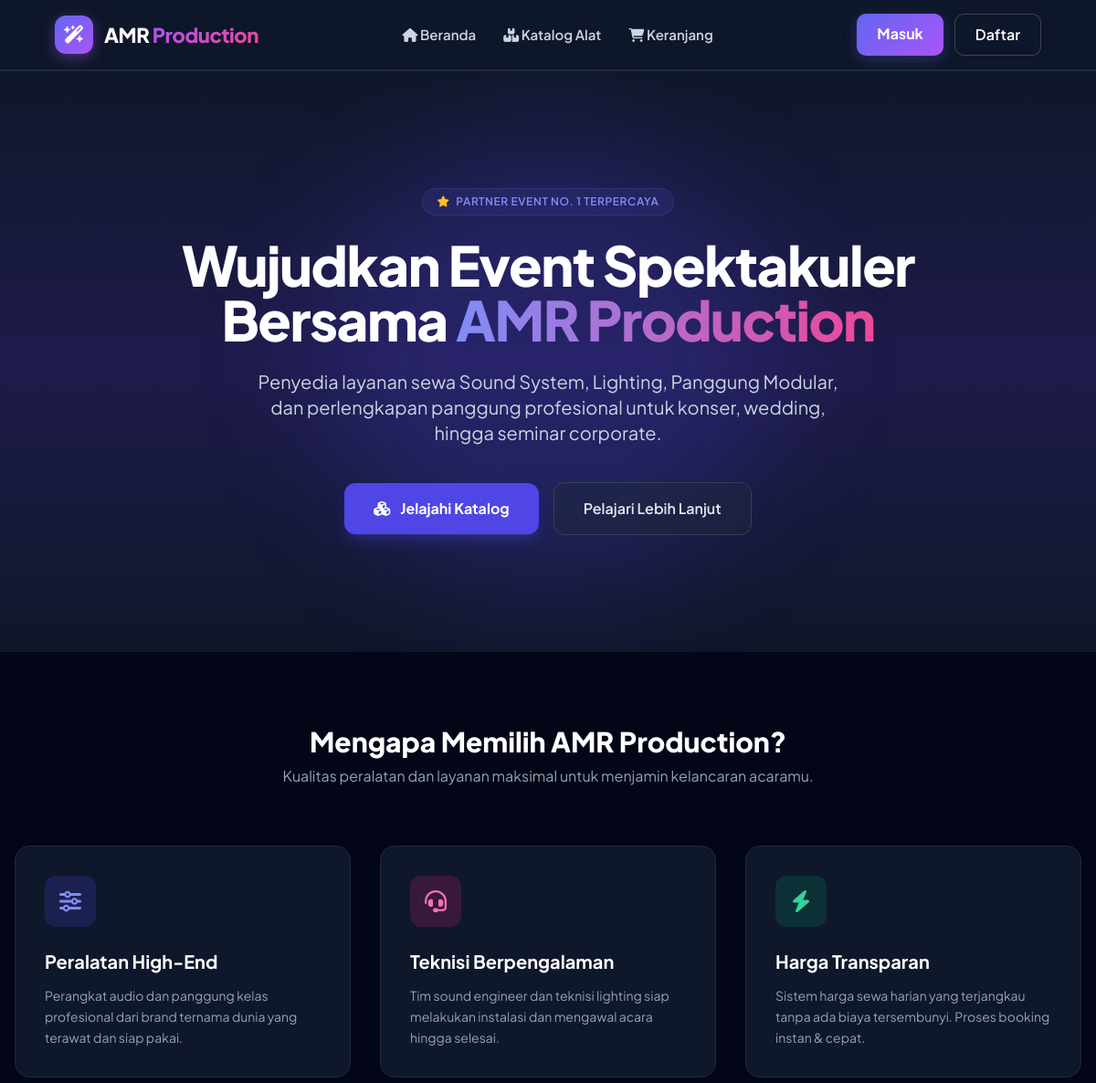
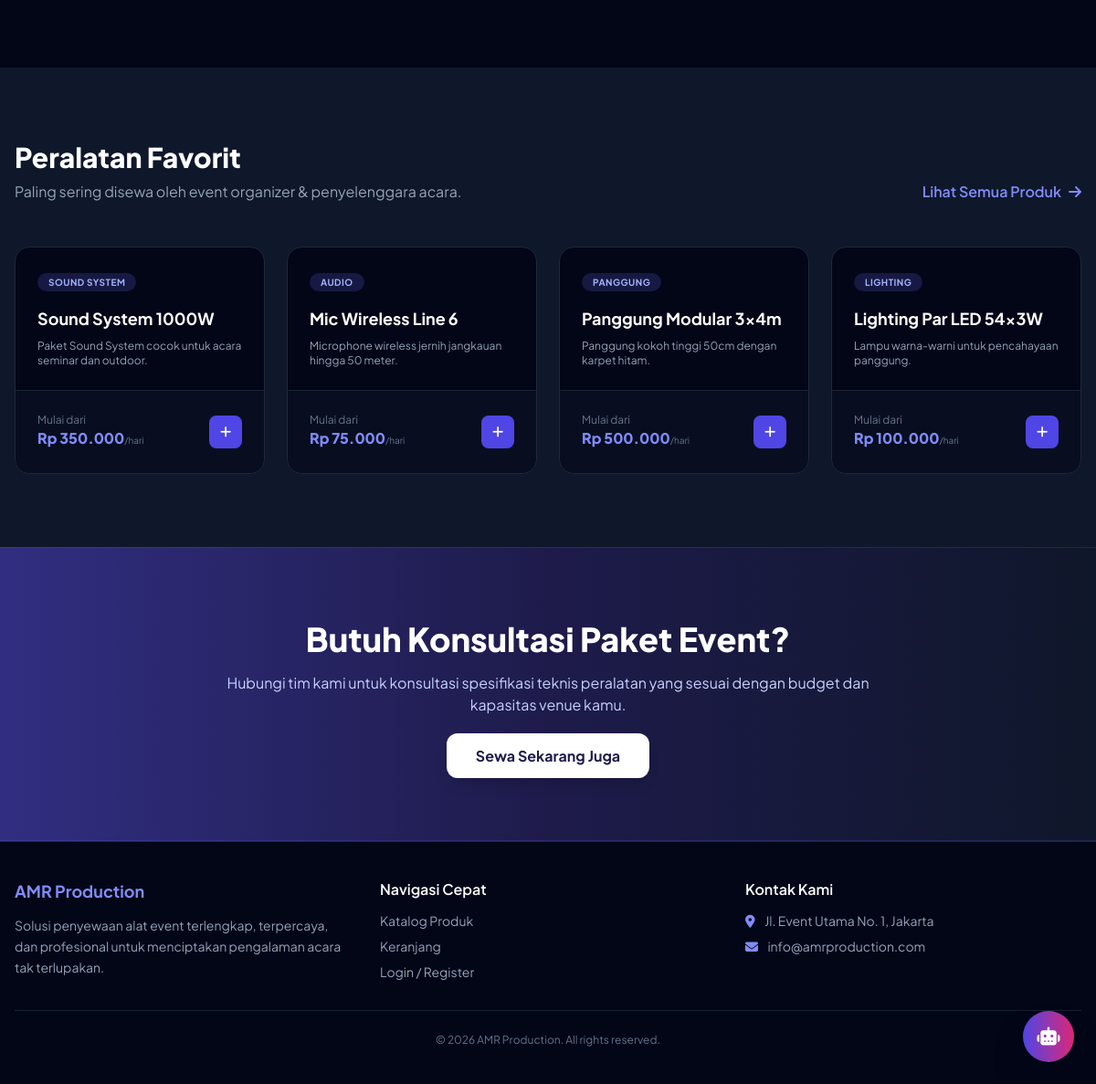
The page / on the database its author committed (2 pictures, top to bottom).
### tables this page shows
CREATE TABLE IF NOT EXISTS `products` (
  `id` INT AUTO_INCREMENT PRIMARY KEY,
  `nama_produk` VARCHAR(150) NOT NULL,
  `kategori` VARCHAR(50) NOT NULL,
  `harga_per_hari` DECIMAL(10,2) NOT NULL,
  `stok` INT NOT NULL,
  `deskripsi` TEXT,
  `gambar` VARCHAR(255) DEFAULT 'default.jpg',
  `created_at` TIMESTAMP DEFAULT CURRENT_TIMESTAMP
);

### index.php (the view, shortened to what this page needs)
<?php require_once 'config.php'; ?>
<!DOCTYPE html>
<html lang="id" class="scroll-smooth">
<head>
  <script src="https://cdn.tailwindcss.com"></script>
  <link rel="stylesheet" href="https://cdnjs.cloudflare.com/ajax/libs/font-awesome/6.4.0/css/all.min.css">
</head>
<body class="bg-slate-900 text-slate-100 flex flex-col min-h-screen relative">
  <div class="sticky top-0 z-50 bg-slate-900/95 backdrop-blur border-b border-slate-800">
    <?php include 'navbar.php'; ?>
  </div>
  <section class="relative bg-gradient-to-b from-slate-900 via-indigo-950 to-slate-900 py-24 md:py-32 px-4 text-center overflow-hidden">
    <div class="absolute top-1/2 left-1/2 -translate-x-1/2 -translate-y-1/2 w-[500px] h-[500px] bg-indigo-600/20 rounded-full blur-3xl pointer-events-none"></div>
    <div class="relative max-w-4xl mx-auto">
      <span class="inline-block bg-indigo-500/10 text-indigo-400 border border-indigo-500/20 px-4 py-1.5 rounded-full text-xs font-semibold uppercase tracking-wider mb-6">
        <i class="fa-solid fa-star text-amber-400 mr-1"></i> Partner Event No. 1 Terpercaya
      </span>
      <h1 class="text-4xl md:text-6xl font-black tracking-tight text-white mb-6 leading-tight">
        Wujudkan Event Spektakuler Bersama <span class="text-transparent bg-clip-text bg-gradient-to-r from-indigo-400 to-pink-500">AMR Production</span>
      </h1>
      <p class="text-slate-300 text-lg md:text-xl max-w-2xl mx-auto mb-10 leading-relaxed">
        Penyedia layanan sewa Sound System, Lighting, Panggung Modular, dan perlengkapan panggung profesional untuk konser, wedding, hingga seminar corporate.
      </p>
      <div class="flex flex-col sm:flex-row gap-4 justify-center items-center">
        <a href="catalog.php" class="w-full sm:w-auto bg-indigo-600 hover:bg-indigo-500 text-white font-bold px-8 py-4 rounded-xl shadow-lg shadow-indigo-600/30 transition-all transform hover:-translate-y-1">
          <i class="fa-solid fa-cubes mr-2"></i> Jelajahi Katalog
        </a>
        <a href="#fitur" class="w-full sm:w-auto border border-slate-700 bg-slate-800/50 hover:bg-slate-800 text-slate-200 font-semibold px-8 py-4 rounded-xl transition">
          Pelajari Lebih Lanjut
        </a>
      </div>
    </div>
  </section>
  <section id="fitur" class="py-20 px-4 bg-slate-950">
    <div class="max-w-7xl mx-auto">
      <div class="text-center mb-16">
        <h2 class="text-3xl font-extrabold text-white">Mengapa Memilih AMR Production?</h2>
        <p class="text-slate-400 mt-2">Kualitas peralatan dan layanan maksimal untuk menjamin kelancaran acaramu.</p>
      </div>
      <div class="grid grid-cols-1 md:grid-cols-3 gap-8">
        <div class="bg-slate-900 border border-slate-800 p-8 rounded-2xl hover:border-indigo-500/50 transition duration-300">
          <div class="w-14 h-14 bg-indigo-600/20 rounded-xl flex items-center justify-center text-indigo-400 text-2xl mb-6">
            <i class="fa-solid fa-sliders"></i>
          </div>
          <h3 class="text-xl font-bold text-white mb-3">Peralatan High-End</h3>
          <p class="text-slate-400 text-sm leading-relaxed">Perangkat audio dan panggung kelas profesional dari brand ternama dunia yang terawat dan siap pakai.</p>
        </div>
        <div class="bg-slate-900 border border-slate-800 p-8 rounded-2xl hover:border-indigo-500/50 transition duration-300">
          <div class="w-14 h-14 bg-pink-600/20 rounded-xl flex items-center justify-center text-pink-400 text-2xl mb-6">
            <i class="fa-solid fa-headset"></i>
          </div>
          <h3 class="text-xl font-bold text-white mb-3">Teknisi Berpengalaman</h3>
          <p class="text-slate-400 text-sm leading-relaxed">Tim sound engineer dan teknisi lighting siap melakukan instalasi dan mengawal acara hingga selesai.</p>
        </div>
        <div class="bg-slate-900 border border-slate-800 p-8 rounded-2xl hover:border-indigo-500/50 transition duration-300">
          <div class="w-14 h-14 bg-emerald-600/20 rounded-xl flex items-center justify-center text-emerald-400 text-2xl mb-6">
            <i class="fa-solid fa-bolt"></i>
          </div>
          <h3 class="text-xl font-bold text-white mb-3">Harga Transparan</h3>
          <p class="text-slate-400 text-sm leading-relaxed">Sistem harga sewa harian yang terjangkau tanpa ada biaya tersembunyi. Proses booking instan & cepat.</p>
        </div>
      </div>
    </div>
  </section>
  <section class="py-20 px-4 bg-slate-900">
    <div class="max-w-7xl mx-auto">
      <div class="flex flex-col md:flex-row justify-between items-start md:items-end mb-12">
        <div>
          <h2 class="text-3xl font-extrabold text-white">Peralatan Favorit</h2>
          <p class="text-slate-400 mt-2">Paling sering disewa oleh event organizer & penyelenggara acara.</p>
        </div>
        <a href="catalog.php" class="mt-4 md:mt-0 text-indigo-400 hover:text-indigo-300 font-semibold flex items-center gap-2">
          Lihat Semua Produk <i class="fa-solid fa-arrow-right"></i>
        </a>
      </div>
      <div class="grid grid-cols-1 sm:grid-cols-2 lg:grid-cols-4 gap-6">
        <?php
        $popular = mysqli_query($conn, "SELECT * FROM products LIMIT 4");
        if ($popular && mysqli_num_rows($popular) > 0):
            while ($p = mysqli_fetch_assoc($popular)):
        ?>
        <div class="bg-slate-950 border border-slate-800 rounded-2xl overflow-hidden flex flex-col justify-between hover:border-indigo-500/40 transition">
          <div class="p-6">
            <span class="text-[10px] font-bold bg-indigo-500/20 text-indigo-300 px-3 py-1 rounded-full uppercase tracking-wider"><?= htmlspecialchars($p['kategori']); ?></span>
            <h3 class="text-lg font-bold text-white mt-4"><?= htmlspecialchars($p['nama_produk']); ?></h3>
            <p class="text-slate-400 text-xs mt-2 line-clamp-2"><?= htmlspecialchars($p['deskripsi']); ?></p>
          </div>
          <div class="p-6 border-t border-slate-800/80 bg-slate-900/50 flex justify-between items-center">
            <div>
              <p class="text-xs text-slate-500">Mulai dari</p>
              <p class="text-indigo-400 font-black text-base">Rp <?= number_format($p['harga_per_hari'], 0, ',', '.'); ?><span class="text-[10px] text-slate-500 font-normal">/hari</span></p>
            </div>
            <a href="catalog.php" class="bg-indigo-600 hover:bg-indigo-500 text-white w-9 h-9 rounded-lg flex items-center justify-center transition">
              <i class="fa-solid fa-plus text-sm"></i>
            </a>
          </div>
        </div>
        <?php endwhile; else: ?>
            <p class="text-slate-400 col-span-4 text-center py-6">Belum ada produk tersedia di database.</p>
        <?php endif; ?>
      </div>
    </div>
  </section>
  <section class="py-20 px-4 bg-gradient-to-r from-indigo-900 via-indigo-950 to-slate-900 border-y border-indigo-500/20 text-center">
    <div class="max-w-3xl mx-auto">
      <h2 class="text-3xl md:text-4xl font-extrabold text-white mb-4">Butuh Konsultasi Paket Event?</h2>
      <p class="text-indigo-200 text-base mb-8">Hubungi tim kami untuk konsultasi spesifikasi teknis peralatan yang sesuai dengan budget dan kapasitas venue kamu.</p>
      <a href="catalog.php" class="bg-white text-indigo-950 font-bold px-8 py-3.5 rounded-xl hover:bg-slate-100 transition shadow-lg">
        Sewa Sekarang Juga
      </a>
    </div>
  </section>
  <footer class="bg-slate-950 text-slate-400 py-10 px-4 border-t border-slate-800">
    <div class="max-w-7xl mx-auto grid grid-cols-1 md:grid-cols-3 gap-8 mb-8">
      <div>
        <h3 class="text-lg font-bold text-indigo-400 mb-3">AMR Production</h3>
        <p class="text-sm text-slate-400 leading-relaxed">Solusi penyewaan alat event terlengkap, terpercaya, dan profesional untuk menciptakan pengalaman acara tak terlupakan.</p>
      </div>
      <div>
        <h4 class="text-white font-semibold mb-3">Navigasi Cepat</h4>
        <ul class="space-y-2 text-sm">
          <li><a href="catalog.php" class="hover:text-indigo-400 transition">Katalog Produk</a></li>
          <li><a href="cart.php" class="hover:text-indigo-400 transition">Keranjang</a></li>
          <li><a href="login.php" class="hover:text-indigo-400 transition">Login / Register</a></li>
        </ul>
      </div>
      <div>
        <h4 class="text-white font-semibold mb-3">Kontak Kami</h4>
        <p class="text-sm text-slate-400"><i class="fa-solid fa-location-dot mr-2 text-indigo-400"></i> Jl. Event Utama No. 1, Jakarta</p>
        <p class="text-sm text-slate-400 mt-2"><i class="fa-solid fa-envelope mr-2 text-indigo-400"></i> info@amrproduction.com</p>
      </div>
    </div>
    <div class="border-t border-slate-800/80 pt-6 text-center text-xs text-slate-500">
      &copy; <?= date('Y'); ?> AMR Production. All rights reserved.
    </div>
  </footer>
  <div class="fixed bottom-6 right-6 z-50">
    <button id="btnAmrChat" type="button" class="bg-gradient-to-r from-indigo-600 to-pink-600 hover:from-indigo-500 hover:to-pink-500 text-white w-14 h-14 rounded-full shadow-2xl flex items-center justify-center text-xl transition transform hover:scale-110 focus:outline-none">
      <i class="fa-solid fa-robot"></i>
    </button>
  </div>

### navbar.php (style rules this page uses)
* { font-family: 'Plus Jakarta Sans', sans-serif; }

### rows shown on the page
products: kategori "SOUND SYSTEM", nama_produk "Sound System 1000W", deskripsi "Paket Sound System cocok untuk acara seminar dan outdoor.", harga_per_hari "350.000"
products: kategori "AUDIO", nama_produk "Mic Wireless Line 6", deskripsi "Microphone wireless jernih jangkauan hingga 50 meter.", harga_per_hari "75.000"
products: kategori "PANGGUNG", nama_produk "Panggung Modular 3x4m", deskripsi "Panggung kokoh tinggi 50cm dengan karpet hitam.", harga_per_hari "500.000"
products: kategori "LIGHTING", nama_produk "Lighting Par LED 54x3W", deskripsi "Lampu warna-warni untuk pencahayaan panggung.", harga_per_hari "100.000"
